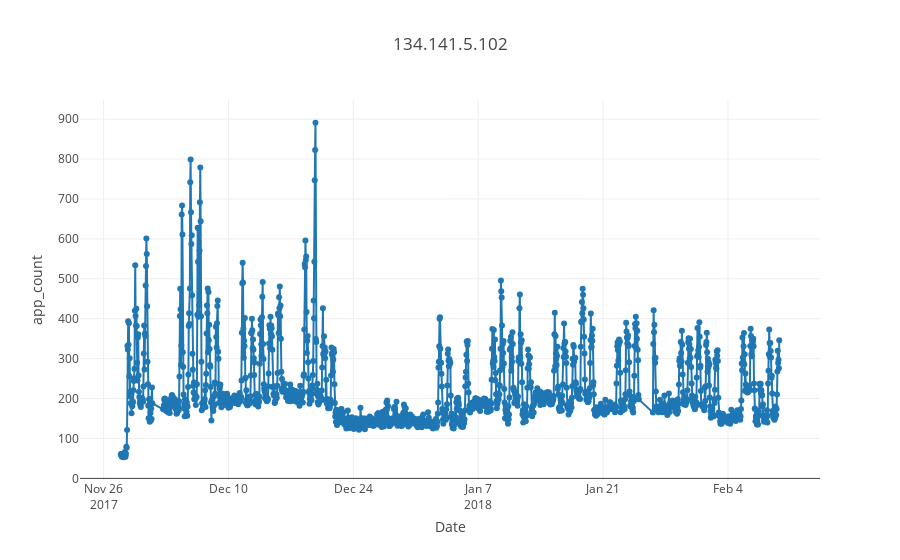

Notebook cell for this chart:
### Code cell
app_count_df_1s = app_count_df[app_count_df.source=='134.141.5.102']
plot_test(app_count_df_1s.index,app_count_df_1s.app_count,'134.141.5.102 ')

### Figure 1 — Plotly figure (JSON) as saved in the notebook; plotly's stock layout.template omitted (floating-point values rounded to 4 significant figures; data arrays with more than 128 entries replaced by an {"elided": "..."} marker saying what was removed)
{"data": [{"mode": "lines+markers", "name": "Actual", "type": "scatter", "x": {"elided": "1708 str values"}, "y": {"elided": "1708 int values"}}], "layout": {"title": "134.141.5.102 ", "xaxis": {"title": "Date"}, "yaxis": {"title": "app_count"}}}
